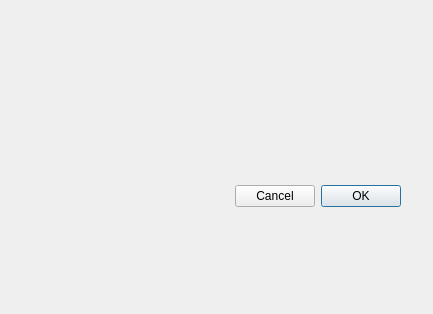
<?xml version="1.0" encoding="UTF-8"?>
<ui version="4.0">
 <class>DTDialogWin32</class>
 <widget class="QDialog" name="DTDialogWin32">
  <property name="geometry">
   <rect>
    <x>0</x>
    <y>0</y>
    <width>433</width>
    <height>314</height>
   </rect>
  </property>
  <property name="windowTitle">
   <string>DTDialog</string>
  </property>
  <property name="styleSheet">
   <string notr="true"/>
  </property>
  <layout class="QVBoxLayout" name="verticalLayout">
   <property name="spacing">
    <number>0</number>
   </property>
   <property name="leftMargin">
    <number>0</number>
   </property>
   <property name="topMargin">
    <number>0</number>
   </property>
   <property name="rightMargin">
    <number>0</number>
   </property>
   <property name="bottomMargin">
    <number>0</number>
   </property>
   <item>
    <widget class="DTTitleBar" name="TitleBar" native="true">
     <property name="sizePolicy">
      <sizepolicy hsizetype="Preferred" vsizetype="Maximum">
       <horstretch>0</horstretch>
       <verstretch>0</verstretch>
      </sizepolicy>
     </property>
    </widget>
   </item>
   <item>
    <layout class="QHBoxLayout" name="centralWidget">
     <property name="leftMargin">
      <number>41</number>
     </property>
     <property name="topMargin">
      <number>10</number>
     </property>
     <property name="rightMargin">
      <number>32</number>
     </property>
     <property name="bottomMargin">
      <number>15</number>
     </property>
    </layout>
   </item>
   <item>
    <layout class="QHBoxLayout" name="buttonBoxLayout">
     <property name="spacing">
      <number>0</number>
     </property>
     <property name="rightMargin">
      <number>32</number>
     </property>
     <property name="bottomMargin">
      <number>25</number>
     </property>
     <item>
      <spacer name="horizontalSpacer">
       <property name="orientation">
        <enum>Qt::Horizontal</enum>
       </property>
       <property name="sizeHint" stdset="0">
        <size>
         <width>40</width>
         <height>20</height>
        </size>
       </property>
      </spacer>
     </item>
     <item>
      <widget class="QDialogButtonBox" name="buttonBox">
       <property name="sizePolicy">
        <sizepolicy hsizetype="Fixed" vsizetype="Fixed">
         <horstretch>0</horstretch>
         <verstretch>0</verstretch>
        </sizepolicy>
       </property>
       <property name="layoutDirection">
        <enum>Qt::RightToLeft</enum>
       </property>
       <property name="orientation">
        <enum>Qt::Horizontal</enum>
       </property>
       <property name="standardButtons">
        <set>QDialogButtonBox::Cancel|QDialogButtonBox::Ok</set>
       </property>
       <property name="centerButtons">
        <bool>false</bool>
       </property>
      </widget>
     </item>
    </layout>
   </item>
  </layout>
 </widget>
 <customwidgets>
  <customwidget>
   <class>DTTitleBar</class>
   <extends>QWidget</extends>
   <header>DTWidget.DTTitleBar</header>
   <container>1</container>
  </customwidget>
 </customwidgets>
 <resources/>
 <connections>
  <connection>
   <sender>buttonBox</sender>
   <signal>accepted()</signal>
   <receiver>DTDialogWin32</receiver>
   <slot>accept()</slot>
   <hints>
    <hint type="sourcelabel">
     <x>248</x>
     <y>254</y>
    </hint>
    <hint type="destinationlabel">
     <x>157</x>
     <y>274</y>
    </hint>
   </hints>
  </connection>
  <connection>
   <sender>buttonBox</sender>
   <signal>rejected()</signal>
   <receiver>DTDialogWin32</receiver>
   <slot>reject()</slot>
   <hints>
    <hint type="sourcelabel">
     <x>316</x>
     <y>260</y>
    </hint>
    <hint type="destinationlabel">
     <x>286</x>
     <y>274</y>
    </hint>
   </hints>
  </connection>
 </connections>
</ui>
